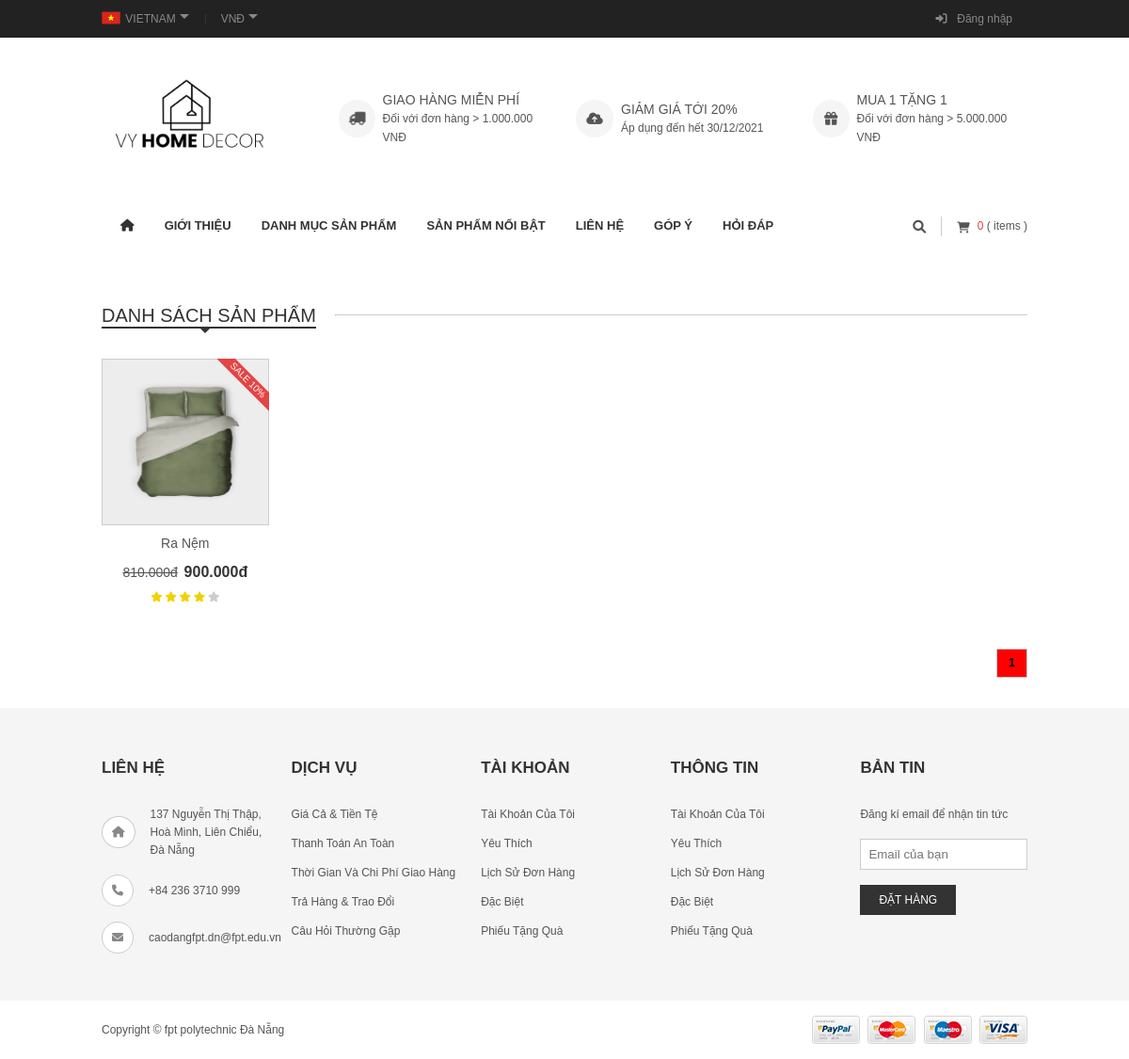
/index.php?act=list-product&cateId=3&cateChildId=20, run on the app's committed database.
### tables this page shows
CREATE TABLE `tbl_product` (
  `prodId` int(10) NOT NULL,
  `prodName` varchar(255) NOT NULL,
  `prodDesc` text NOT NULL,
  `quantity` int(10) NOT NULL,
  `price` float NOT NULL,
  `image` text NOT NULL,
  `imageSmall` text NOT NULL,
  `dateInput` date NOT NULL,
  `view` int(10) NOT NULL,
  `type` int(10) NOT NULL,
  `cateChildId` int(10) NOT NULL,
  `cateId` int(10) NOT NULL,
  `discount` float DEFAULT NULL
);

### model/pdo.php (called while the page is built, shortened)
<?php
function pdo_get_connection()
{   $servername="localhost";
    $username='root';
    $password='';
    try{
        $dburl="mysql:host=$servername;dbname=vyhomedecor; charset=utf8";
        $conn = new PDO($dburl,$username,$password);
        $conn->setAttribute(PDO::ATTR_ERRMODE,PDO::ERRMODE_EXCEPTION);
        return $conn;
        }
        catch(PDOException $e){
            return "lỗi kết nối :". $e->getMessage();
        }
}
function pdo_query($sql){
    $sql_args = array_slice(func_get_args(),1);
    try{
        $conn =pdo_get_connection();
        $stmt =$conn->prepare($sql);
        $stmt -> execute($sql_args);
        $row =$stmt->fetchAll();
        return $row;
    }catch(PDOException $e){
        throw $e;
    }
    finally{
        unset($conn);
    }
}
?>

### model/product_model.php (called while the page is built, shortened)
<?php
    function load_product_condition($start=0,$limit=10,$type=0,$cateId=0,$cateChildId=0,$key=""){
        $sql = "SELECT * FROM tbl_product where 1 ";
        if($cateId>0){
            $sql .=" And cateId=$cateId ";
        }
        if($cateChildId>0){
            $sql .=" And cateChildId=$cateChildId ";
        }
        $sql .= " order by prodId desc limit $start,$limit";
        $listproduct = pdo_query($sql);
        return $listproduct;
    }
    function load_top_highligth() {
        $sql = "SELECT * FROM tbl_product where 1 order by type desc limit 0,4";
        $tophighlightsproduct = pdo_query($sql);
        return $tophighlightsproduct;
    }
?>

### view/list-product.php (the view, shortened to what this page needs)
<div class="grid wide">
    <div class="products">
        <ul class="products__category-list">
            <li class="products__category-item products__category-item--active">
                <a href="#" class="products__category-link">DANH SÁCH SẢN PHẨM</a>
            </li>
            <li class="products__category-item"></li>
        </ul>
        <div class="row products__list">
            <?php
            foreach ($listproduct as $product) {
                extract($product);
            ?>
                <div class="col l-2-4 m-4 c-12">
                    <div class="products__item">
                        <div class="products__item-link">
                            <a href="index.php?act=product&prodId=<?= $prodId ?>"> <img src="<?= BASE_URL ?>uploads/<?= $image ?>" class="products__item-img"></a>
                            <div class="products__item-link-hover">
                            </div>
                        </div>
                        <a href="index.php?act=product&prodId=<?= $prodId ?>" class="products__item-name"><?= $prodName ?></a>
                        <div class="products__item-price">
                            <?php
                            if ($discount > 0) {
                            ?>
                                <span class="products__item-price-old"><?= number_format($price - ($price * $discount), 0, ',', '.') ?>đ</span>
                            <?php
                            }
                            ?>
                            <span class="products__item-price-now"><?= number_format($price, 0, ',', '.'); ?>đ</span>
                        </div>
                        <span class="products__item-rating">
                            <i class="products__item-rating-icon products__item-rating-icon--liked fas fa-star"></i>
                            <i class="products__item-rating-icon products__item-rating-icon--liked fas fa-star"></i>
                            <i class="products__item-rating-icon products__item-rating-icon--liked fas fa-star"></i>
                            <i class="products__item-rating-icon products__item-rating-icon--liked fas fa-star"></i>
                            <i class="products__item-rating-icon fas fa-star"></i>
                        </span>
                        <?php
                        if ($discount > 0) {
                        ?>
                            <span class="products__item-sale">SALE <?= $discount * 100 ?>%</span>
                        <?php
                        }
                        ?>
                    </div>
                </div>
            <?php
            }
            ?>
        </div>
    </div>
    <div class="products__control">
        <ul class="pagination">
            <?php
            $countpage = ceil($countProduct / $limit);
            if (!isset($_GET['page'])) {
                $page = 1;
            } else {
                $page;
            }
            $count = 1;
            for ($i = 1; $i <= $countpage; $i++) {
                if (isset($_GET['key_search'])) {
            ?>
                    <li class=<?= $page == $count ? "active" : ""; ?>><a href="index.php?key_search=<?= $key ?>&page=<?= $count ?>"><?= $count++ ?></a></li>
                <?php } else if (isset($_GET['cateId']) && !isset($_GET['cateChildId'])) { ?>
                    <li class=<?= $page == $count ? "active" : ""; ?>><a href="index.php?act=list-product&cateId=<?= $cateId ?>&page=<?= $count ?>"><?= $count++ ?></a></li>
                <?php } else { ?>
                    <li class=<?= $page == $count ? "active" : ""; ?>><a href="index.php?act=list-product&cateId=<?= $cateId ?>&cateChildId=<?= $cateChildId ?>&page=<?= $count ?>"><?= $count++ ?></a></li>
            <?php   }
            }
            ?>
        </ul>
    </div>
    <br>
    <br>

### css/product.css (style rules this page uses)
.pagination { display: flex; flex-direction: row; justify-content: flex-end; }
.pagination li { padding: 5px 2px; list-style-type: none; border: 1px solid var(--border-color); }
.pagination li a { padding: 5px 10px; color: black; text-decoration: none; font-size: 1.2rem; font-weight: 700; }

### css/grid.css (style rules this page uses)
.grid { width: 100%; display: block; padding: 0; }
.grid.wide { max-width: 1200px; margin: 0 auto; }
.row { display: flex; flex-wrap: wrap; margin-left: -4px; margin-right: -4px; }
.col { padding-left: 4px; padding-right: 4px; }
.c-12 { flex: 0 0 100%; max-width: 100%; }
@media (min-width: 740px) { .row { margin-left: -8px; margin-right: -8px; } }
@media (min-width: 740px) { .col { padding-left: 8px; padding-right: 8px; } }
@media (min-width: 740px) { .m-1, .m-2, .m-3, .m-4, .m-5, .m-6, .m-7, .m-8, .m-9, .m-10, .m-11, .m-12 { display: block; } }
@media (min-width: 740px) { .m-4 { flex: 0 0 33.33333%; max-width: 33.33333%; } }
@media (min-width: 1113px) { .row { margin-left: -12px; margin-right: -12px; } }
@media (min-width: 1113px) { .col { padding-left: 12px; padding-right: 12px; } }
@media (min-width: 1113px) { .l-1, .l-2, .l-2-4, .l-3, .l-4, .l-5, .l-6, .l-7, .l-8, .l-9, .l-10, .l-11, .l-12 { display: block; } }
@media (min-width: 1113px) { .l-2-4 { flex: 0 0 20%; max-width: 20%; } }
@media (min-width: 1024px) and (max-width: 1239px) { .wide { width: 984px; } }
@media (min-width: 1024px) and (max-width: 1239px) { .wide .row { margin-left: -12px; margin-right: -12px; } }
@media (min-width: 1024px) and (max-width: 1239px) { .wide .col { padding-left: 12px; padding-right: 12px; } }
@media (min-width: 1024px) and (max-width: 1239px) { .wide .l-1, .wide .l-2, .wide .l-2-4, .wide .l-3, .wide .l-4, .wide .l-5, .wide .l-6, .wide .l-7, .wide .l-8, .wide .l-9, .wide .l-10, .wide .l-11, .wide .l-12 { display: block; } }
@media (min-width: 1024px) and (max-width: 1239px) { .wide .l-2-4 { flex: 0 0 20%; max-width: 20%; } }

### css/base.css (style rules this page uses)
:root { --primary-color: #333; --text-color: #555; --text-brighter:#888; --hover-color: #e34444; --white-color: #fff; --bacground-color: #f5f5f5; --header__top-height:40px; --border-color: #ccc; }
* { margin: 0; padding: 0; box-sizing: border-box; }
html { font-size: 62.5%; line-height: 1.6; font-family: helvetica; }

### view/list-product.php (style rules this page uses)
.active { background-color: red; }

### data on the page
tbl_product: image (picture), prodName "Ra Nệm", $price - ($price * $discount) "810.000", price "900.000", $discount*100 "10"
